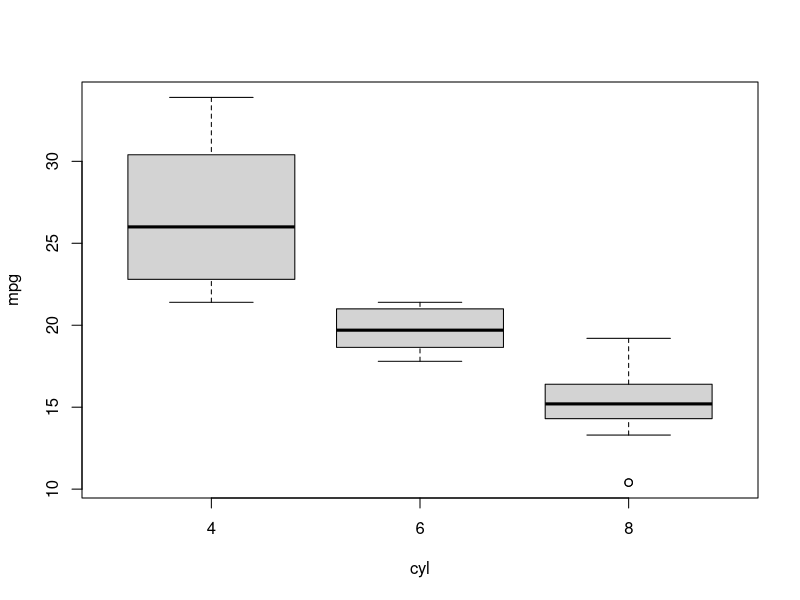
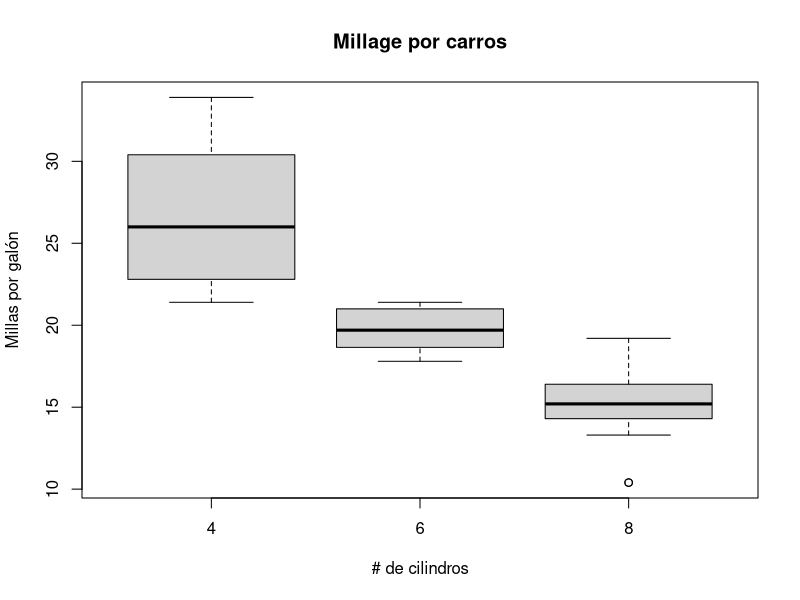

Write the R code that produced these figures, in order.
tail(mtcars)
boxplot(mpg~cyl, data = mtcars)
boxplot(mpg~cyl, data = mtcars, main = "Millage por carros", 
        xlab= "# de cilindros", ylab = "Millas por galón")